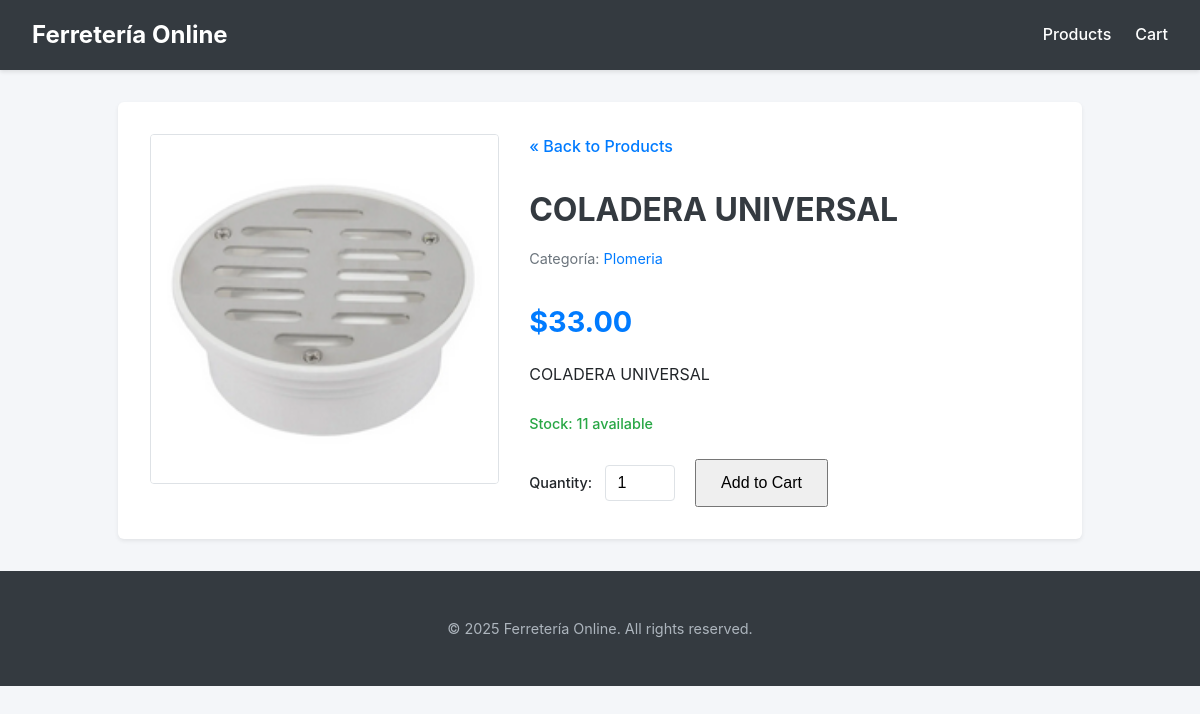
The page /product/14/ on the database its author committed.
### ferreteria/models.py (models this page shows, shortened)
class Products(models.Model):
    idproducts = models.AutoField(primary_key=True)
    name = models.CharField(max_length=45)
    description = models.CharField(max_length=255, null=True, blank=True)
    price = models.DecimalField(max_digits=10, decimal_places=2, null=True, blank=True)
    cost = models.DecimalField(max_digits=10, decimal_places=2, null=True, blank=True)
    stock = models.IntegerField(null=True, blank=True)
    idcategories = models.ForeignKey(Categories, on_delete=models.PROTECT, db_column='idcategories', null=True, blank=True, verbose_name="Category")
    image = models.ImageField(upload_to='products_images/', null=True, blank=True, verbose_name="Image")
    class Meta:
        verbose_name = "Product"
        verbose_name_plural = "Products"

class Categories(models.Model):
    idcategories = models.AutoField(primary_key=True)
    name = models.CharField(max_length=45, null=True, blank=True)
    image = models.ImageField(upload_to='categories_images/', null=True, blank=True, verbose_name="Image")
    class Meta:
        verbose_name = "Category"
        verbose_name_plural = "Categories"

### ferreteria/views.py (the view)
# urls.py: path('product/<int:product_id>/', views.product_detail_view, name='product_detail'),
def product_detail_view(request, product_id):
    product = get_object_or_404(Products.objects.select_related('idcategories'), idproducts=product_id) #
    categories = Categories.objects.all().order_by('name') # Para el sidebar, si decides incluirlo
    cart_item_count = 0
    try:
        client = get_current_client(request) #
        if client:
            cart_item_count = Cart.objects.filter(idclient=client).aggregate(total_items=Sum('quantity'))['total_items'] or 0
    except Exception:
        pass # Mantener cart_item_count en 0 si hay error o no hay cliente
    context = {
        'product': product,
        'categories': categories, # Opcional, si quieres mostrar el sidebar de categorías
        'cart_item_count': cart_item_count,
    }
    return render(request, 'ferreteria/product_detail.html', context)

### ferreteria/views.py (called while the page is built)
def get_current_client(request):
    try:
        return Clients.objects.get(idclients=1)
    except Clients.DoesNotExist:
        messages.error(request, "Client profile not found. Please log in or register. (Using fallback default client)")
        client, _ = Clients.objects.get_or_create(
            idclients=1, # O deja que AutoField maneje esto y luego guárdalo en sesión
            defaults={'name': "Default", 'lastname': "Client", 'email': "default@example.com"}
        )
        return client

### ferreteria/templates/ferreteria/product_detail.html (shortened to what this page needs)
<!DOCTYPE html>
<html lang="en">
<head>
</head>
<body>
    <header>
        <nav>
            <a href="{% url 'product_list' %}" class="brand-logo">Ferretería Online</a>
            <ul>
                <li><a href="{% url 'product_list' %}" class="{% if request.resolver_match.url_name == 'product_list' and not current_category %}active{% endif %}">Products</a></li>
                <li>
                    <a href="{% url 'view_cart' %}">
                        Cart
                    </a>
                </li>
            </ul>
        </nav>
    </header>
    <main class="product-detail-container">
        <section class="product-image-section">
            {% if product.image %}
                <img src="{{ product.image.url }}" alt="{{ product.name }}">
            {% else %}
                <div class="image-placeholder-detail">No Image Available</div>
            {% endif %}
        </section>
        <section class="product-info-section">
            <a href="{% url 'product_list' %}" class="back-link">&laquo; Back to Products</a>
            <h1>{{ product.name }}</h1>
            {% if product.idcategories %}
            <span class="category-name">
                Categoría: <a href="{% url 'product_list_by_category' product.idcategories.idcategories %}">{{ product.idcategories.name }}</a>
            </span>
            {% endif %}
            <p class="price">${{ product.price|floatformat:2 }}</p>
            <p class="description">{{ product.description|linebreaksbr }}</p>
            {% if product.stock > 0 %}
                <p class="stock">
                    {% if product.stock > 10 %}
                        <span class="in-stock">Stock: {{ product.stock }} available</span>
                    {% elif product.stock > 0 %}
                        <span class="low-stock">Stock: Only {{ product.stock }} left!</span>
                    {% endif %}
                </p>
                <form method="post" action="{% url 'add_to_cart' product.idproducts %}">
                    <label for="quantity_prod_{{ product.idproducts }}">Quantity:</label>
                    <input type="number" name="quantity" value="1" min="1" {% if product.stock %}max="{{ product.stock }}"{% endif %} id="quantity_prod_{{ product.idproducts }}" required>
                    <button type="submit" class="btn">Add to Cart</button>
                </form>
            {% else %}
                <p class="out-of-stock">Out of Stock</p>
                <button type="button" class="btn" disabled>Add to Cart</button>
            {% endif %}
        </section>
    </main>
    <footer>
        <p>&copy; {% now "Y" %} Ferretería Online. All rights reserved.</p>
    </footer>
</body>
</html>

### ferreteria/templates/ferreteria/product_detail.html (style rules this page uses)
:root { --primary-color: #007bff; --secondary-color: #6c757d; --success-color: #28a745; --danger-color: #dc3545; --light-gray: #f8f9fa; --dark-gray: #343a40; --border-color: #dee2e6; --text-color: #212529; --link-hover-color: #0056b3; --card-shadow: 0 0.125rem 0.25rem rgba(0, 0, 0, 0.075); }
body { font-family: -apple-system, BlinkMacSystemFont, "Segoe UI", Roboto, "Helvetica Neue", Arial, sans-serif; margin: 0; background-color: #f4f6f9; color: var(--text-color); line-height: 1.6; }
header { background-color: var(--dark-gray); color: white; padding: 1rem 2rem; box-shadow: 0 2px 4px rgba(0,0,0,0.1); position: sticky; top: 0; z-index: 1000; }
nav { display: flex; justify-content: space-between; align-items: center; max-width: 1200px; margin: 0 auto; }
nav .brand-logo { font-size: 1.5rem; font-weight: bold; color: white; text-decoration: none; }
nav ul { list-style: none; padding: 0; margin: 0; display: flex; }
nav ul li { margin-left: 1.5rem; }
nav ul li a { color: white; text-decoration: none; font-weight: 500; padding: 0.5rem 0; position: relative; }
.product-detail-container { max-width: 900px; margin: 2rem auto; padding: 2rem; background-color: white; border-radius: 0.375rem; box-shadow: var(--card-shadow); display: grid; grid-template-columns: 1fr; gap: 2rem; }
@media (min-width: 768px) { .product-detail-container { grid-template-columns: 2fr 3fr; } }
.product-image-section img { width: 100%; max-height: 400px; object-fit: contain; border-radius: 0.25rem; border: 1px solid var(--border-color); }
.product-info-section h1 { font-size: 2rem; color: var(--dark-gray); margin-top: 0; margin-bottom: 0.75rem; }
.product-info-section .category-name { font-size: 0.9rem; color: var(--secondary-color); margin-bottom: 1rem; display: block; }
.product-info-section .category-name a { color: var(--primary-color); text-decoration: none; }
.product-info-section .description { font-size: 1rem; color: var(--text-color); margin-bottom: 1.5rem; line-height: 1.7; }
.product-info-section .price { font-size: 1.8rem; font-weight: bold; color: var(--primary-color); margin-bottom: 1rem; }
.product-info-section .stock { font-size: 0.9rem; margin-bottom: 1.5rem; }
.product-info-section .stock .in-stock { color: var(--success-color); font-weight: 500; }
.product-info-section form label { font-size: 0.9rem; margin-right: 0.5rem; font-weight: 500; }
.product-info-section form input[type="number"] { width: 70px; padding: 0.5rem 0.75rem; font-size: 1rem; border: 1px solid var(--border-color); border-radius: 0.25rem; margin-right: 1rem; box-sizing: border-box; }
.product-info-section form .btn { padding: 0.6rem 1.5rem; font-size: 1rem; line-height: 1.5; }
.back-link { display: inline-block; margin-bottom: 1.5rem; color: var(--primary-color); text-decoration: none; font-weight: 500; }
footer { text-align: center; padding: 2rem; margin-top: 2rem; background-color: var(--dark-gray); color: #adb5bd; font-size: 0.9rem; }

### rows shown on the page
Products: image (picture), name "COLADERA UNIVERSAL", idcategories.name "Plomeria", price "33.00", description "COLADERA UNIVERSAL", stock "11", quantity "1"
